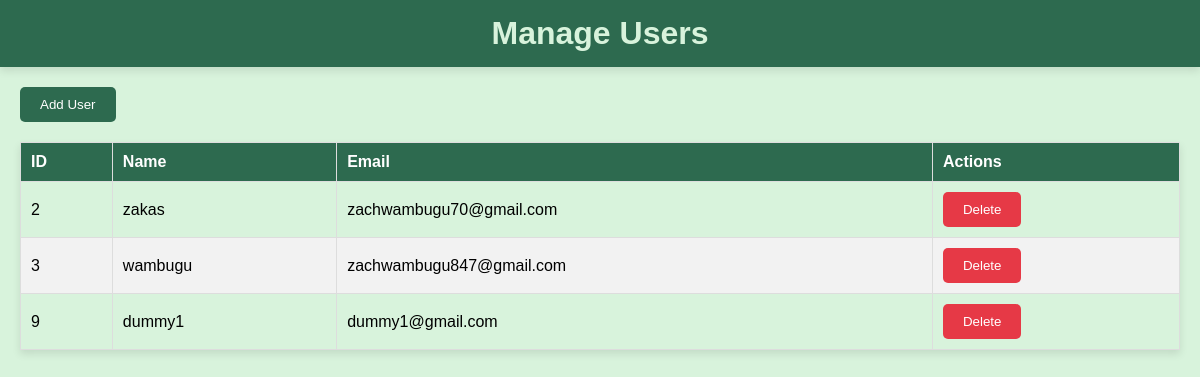
/Tourism/admin/manage_users.php (signed in), run on the app's committed database.
### tables this page shows
CREATE TABLE `users` (
  `user_id` int(11) NOT NULL,
  `name` varchar(255) NOT NULL,
  `email` varchar(255) NOT NULL,
  `password` varchar(255) NOT NULL,
  `phone_number` varchar(20) NOT NULL,
  `address` text NOT NULL
);

### Tourism/admin/manage_users.php (the view, shortened to what this page needs)
<?php
$servername = "localhost";
$username = "root";
$password = "";
$dbname = "tourism";
$conn = new mysqli($servername, $username, $password, $dbname, 3306, '/opt/lampp/var/mysql/mysql.sock');
$sql = "SELECT * FROM users";
$result = $conn->query($sql);
?>
<!DOCTYPE html>
<html lang="en">
<head>
</head>
<body>
    <header>
        <h1>Manage Users</h1>
    </header>
    <main>
        <button class="add-user-btn" onclick="toggleForm()">Add User</button>
        <table>
            <thead>
                <tr>
                    <th>ID</th>
                    <th>Name</th>
                    <th>Email</th>
                    <th>Actions</th>
                </tr>
            </thead>
            <tbody>
                <?php while ($row = $result->fetch_assoc()): ?>
                    <tr>
                        <td><?php echo htmlspecialchars($row['user_id']); ?></td>
                        <td><?php echo htmlspecialchars($row['name']); ?></td>
                        <td><?php echo htmlspecialchars($row['email']); ?></td>
                        <td>
                            <form method="post" action="">
                                <button type="submit" name="delete_user">Delete</button>
                            </form>
                        </td>
                    </tr>
                <?php endwhile; ?>
            </tbody>
        </table>
    </main>
</body>
</html>

### Tourism/admin/manage_users.php (style rules this page uses)
body { font-family: Arial, sans-serif; margin: 0; padding: 0; background-color: #d8f3dc; }
header { background-color: #2d6a4f; padding: 15px; text-align: center; box-shadow: 0 4px 8px rgba(0, 0, 0, 0.1); }
header h1 { margin: 0; color: #d8f3dc; }
main { margin: 20px; }
h1 { color: #2d6a4f; text-align: center; margin-bottom: 20px; }
table { width: 100%; border-collapse: collapse; margin-bottom: 20px; box-shadow: 0 4px 8px rgba(0, 0, 0, 0.1); }
table th, table td { padding: 10px; text-align: left; border: 1px solid #ddd; }
table th { background-color: #2d6a4f; color: white; }
table tr:nth-child(even) { background-color: #f2f2f2; }
button { background-color: #e63946; color: white; border: none; padding: 10px 20px; border-radius: 5px; cursor: pointer; transition: background-color 0.3s; }
.add-user-btn { background-color: #2d6a4f; margin-bottom: 20px; }

### data on the page
users: user_id "2", name "zakas", email "zachwambugu70@gmail.com"
users: user_id "3", name "wambugu", email "zachwambugu847@gmail.com"
users: user_id "9", name "dummy1", email "dummy1@gmail.com"
